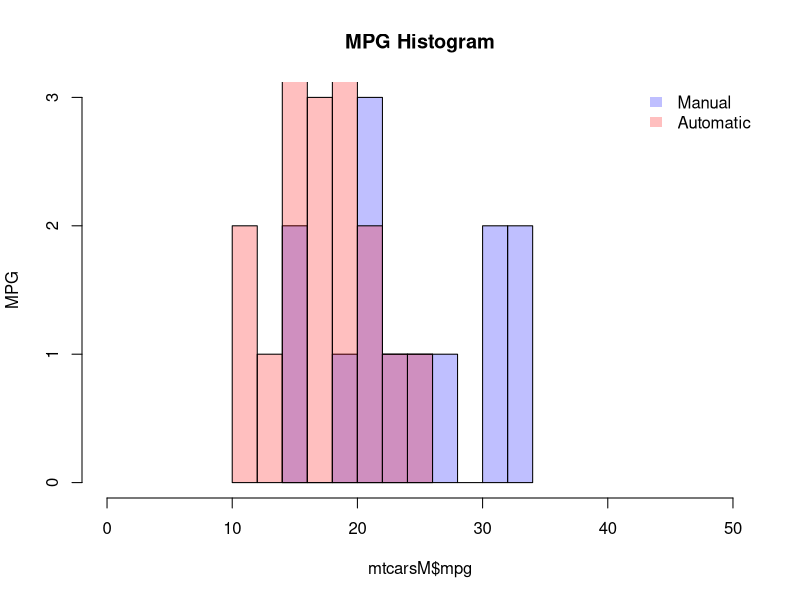
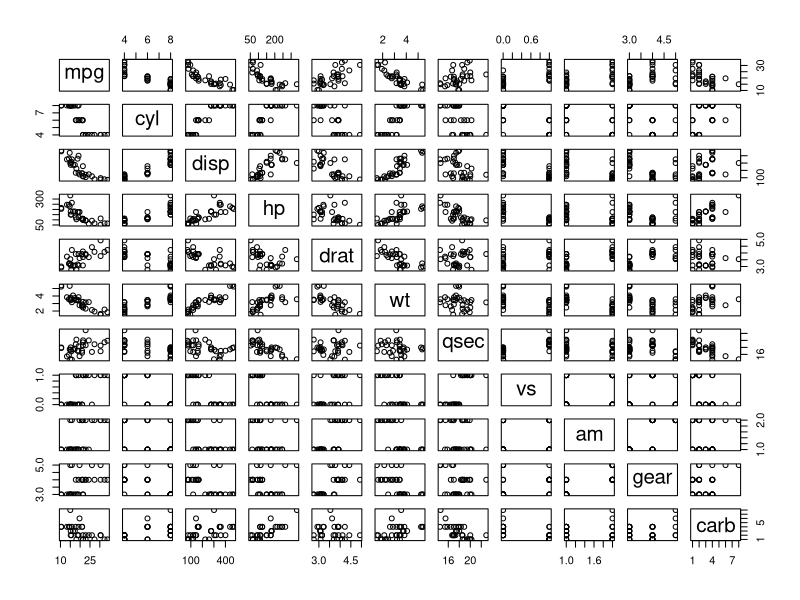
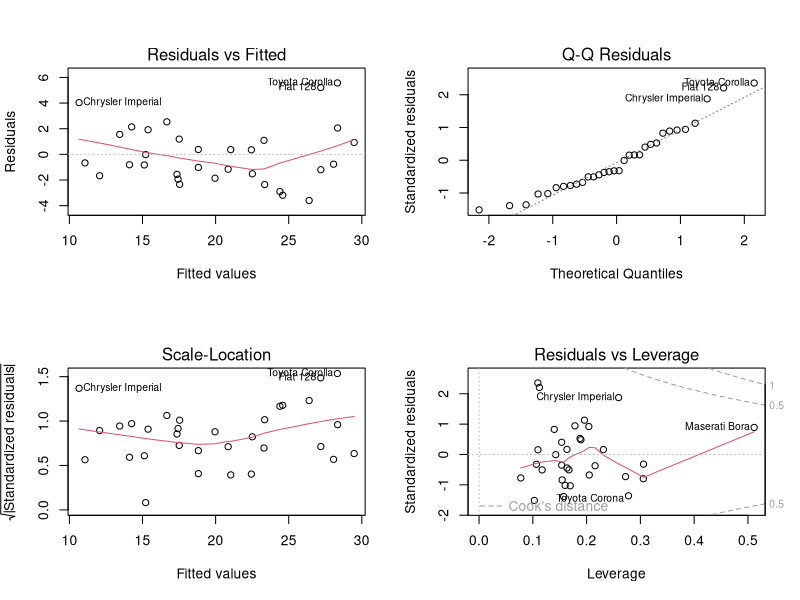

Reproduce these figures in R, in order.
## ---- chunk 1
invisible({capture.output({
library(dplyr) # above items are silencing the output so don't see all comments about loading dplyr
})})
## ---- chunk 2
dim(mtcars)
head(mtcars)
## ---- chunk 3
mtcars$am <- factor(mtcars$am)
mtcarsM <- filter(mtcars, am == 1)
mtcarsA <- filter(mtcars, am == 0)
hist(mtcarsM$mpg, col=rgb(0,0,1,1/4), xlim=c(0,50), main = "MPG Histogram", ylab = "MPG", breaks = 8)  # first histogram
hist(mtcarsA$mpg, col=rgb(1,0,0,1/4), xlim=c(0,50), add = TRUE, breaks = 8)  # second
legend('topright',c('Manual','Automatic'),
       fill = c(rgb(0,0,1,1/4), rgb(1,0,0,1/4)), bty = 'n',
       border = NA)
## ---- chunk 4
t.test(mtcarsM$mpg,mtcarsA$mpg)
## ---- chunk 5
l_mdl <- lm(mpg ~ am, mtcars)
summary(l_mdl)
## ---- chunk 6
m_mdl <- lm(formula = mpg ~ am + cyl + disp + hp + wt, data = mtcars)
summary(m_mdl)
## ---- chunk 7
anova(l_mdl, m_mdl)
## ---- chunk 8
pairs(mpg ~ ., mtcars)
## ---- chunk 9
par(mfrow = c(2,2))
plot(m_mdl)
